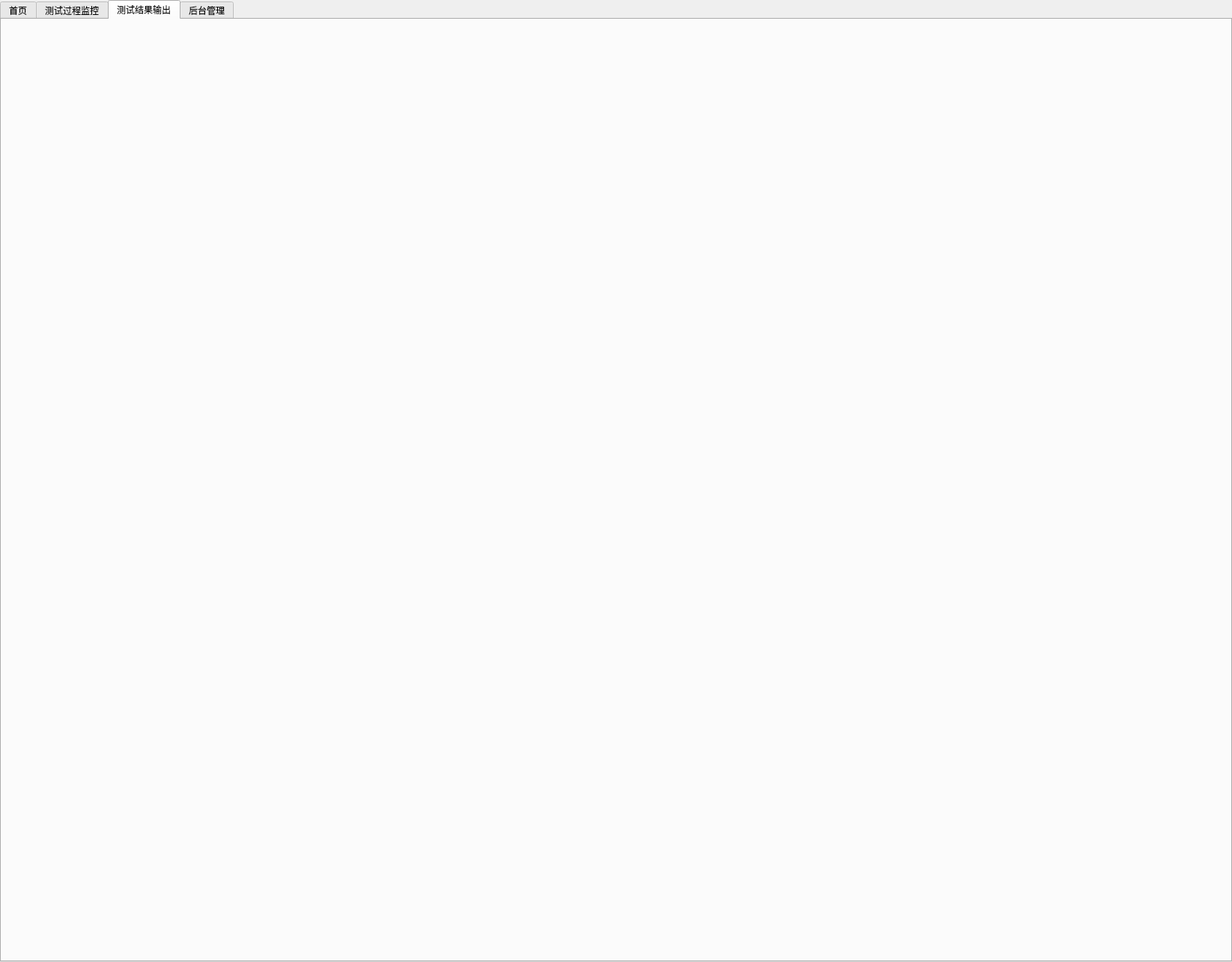
<?xml version="1.0" encoding="UTF-8"?>
<ui version="4.0">
 <class>ControlTabWidget</class>
 <widget class="QWidget" name="ControlTabWidget">
  <property name="geometry">
   <rect>
    <x>0</x>
    <y>0</y>
    <width>1645</width>
    <height>1285</height>
   </rect>
  </property>
  <property name="windowTitle">
   <string>Form</string>
  </property>
  <layout class="QVBoxLayout" name="verticalLayout">
   <property name="leftMargin">
    <number>0</number>
   </property>
   <property name="topMargin">
    <number>0</number>
   </property>
   <property name="rightMargin">
    <number>0</number>
   </property>
   <property name="bottomMargin">
    <number>0</number>
   </property>
   <item>
    <widget class="QTabWidget" name="tabWidgetControl">
     <property name="currentIndex">
      <number>2</number>
     </property>
     <widget class="IndexControl" name="tabIndex">
      <attribute name="title">
       <string>首页</string>
      </attribute>
     </widget>
     <widget class="TestControl" name="tabTest">
      <attribute name="title">
       <string>测试过程监控</string>
      </attribute>
     </widget>
     <widget class="TestResultControl" name="tabTestResult">
      <attribute name="title">
       <string>测试结果输出</string>
      </attribute>
     </widget>
     <widget class="ManageControl" name="tabManage">
      <attribute name="title">
       <string>后台管理</string>
      </attribute>
     </widget>
    </widget>
   </item>
  </layout>
 </widget>
 <customwidgets>
  <customwidget>
   <class>ManageControl</class>
   <extends>QWidget</extends>
   <header location="global">managecontrol.h</header>
   <container>1</container>
  </customwidget>
  <customwidget>
   <class>TestControl</class>
   <extends>QWidget</extends>
   <header location="global">testcontrol.h</header>
   <container>1</container>
  </customwidget>
  <customwidget>
   <class>IndexControl</class>
   <extends>QWidget</extends>
   <header location="global">indexcontrol.h</header>
   <container>1</container>
  </customwidget>
  <customwidget>
   <class>TestResultControl</class>
   <extends>QWidget</extends>
   <header location="global">testresultcontrol.h</header>
   <container>1</container>
  </customwidget>
 </customwidgets>
 <tabstops>
  <tabstop>tabWidgetControl</tabstop>
 </tabstops>
 <resources/>
 <connections/>
</ui>
